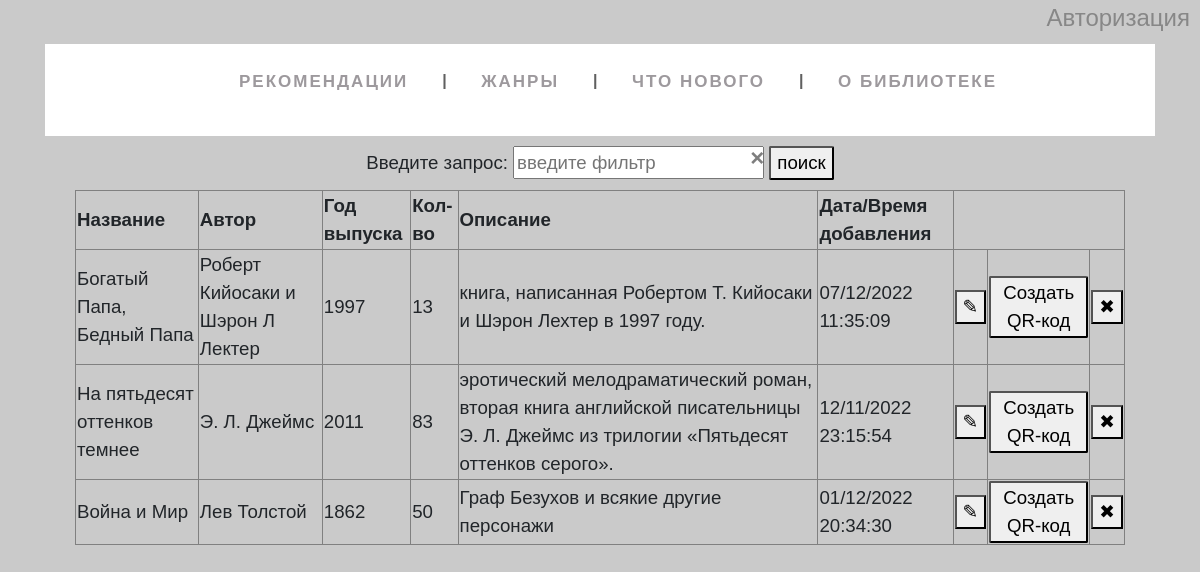
The page /booklist on the database as committed earlier.
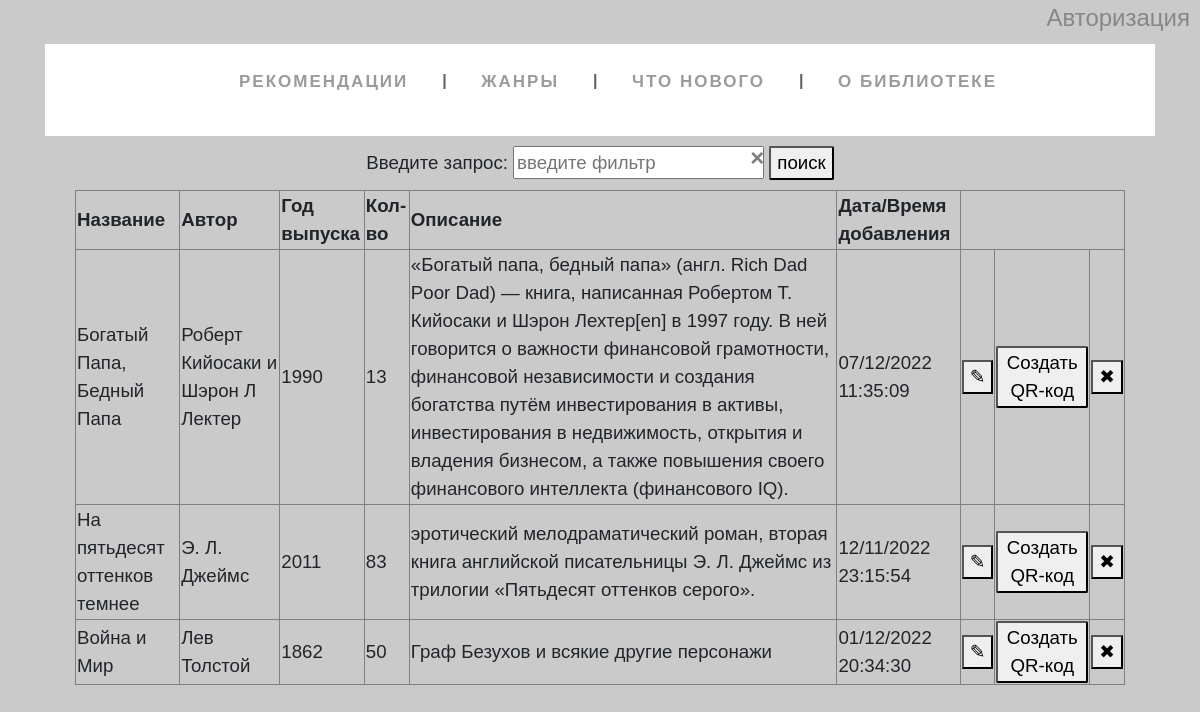
The same page on the database as committed later.
### tables this page shows
CREATE TABLE "books" (
	"id"	integer,
	"btitle"	TEXT NOT NULL,
	"author"	TEXT NOT NULL,
	"year"	INTEGER NOT NULL,
	"number"	INTEGER NOT NULL,
	"descript"	TEXT NOT NULL,
	"dt_string"	TEXT NOT NULL,
	"book_picture"	TEXT,
	"picture_name"	TEXT,
	PRIMARY KEY("id" AUTOINCREMENT)
);

### flsite.py (the view, shortened to what this page needs)
@app.route('/booklist', methods=["POST", "GET"])
def booklist():
    db = get_db()
    dbase = FDataBase(db)
    post_req = request.args.get('qr')
    print(post_req)
    if request.method == 'POST' and 'id' in request.form:
        print(request.form)
        del_id = request.form['id']
        dbase.delete_book_function(del_id)  # Функция удаления #
    elif request.method == 'GET' and post_req != None:
        print(request.form)
        link = dbase.QR_maker(post_req)
        print('Качнём:', link)
        return render_template('booklist.html', menu=dbase.getMenu(),
            restrictions=dbase.booklist_function(), link=link, qr=int(post_req))
    print('Ничего')
    return render_template('booklist.html', menu=dbase.getMenu(), restrictions=dbase.booklist_function())

### FDataBase.py (called while the page is built)
    def getMenu(self):
        sql = '''SELECT * FROM mainmenu'''
        try:
            self.__cur.execute(sql)
            res = self.__cur.fetchall()
            if res:
                return res
        except:
            print('Ошибка чтения БД (menu)')
        return []

    def booklist_function(self):
        try:
            self.__cur.execute("""SELECT * FROM books""")
            results = self.__cur.fetchall()
            if results:
                return results
        except:
            print('Ошибка чтения БД (books)')
        return ['Пустота']

### flsite.py (called while the page is built)
def connect_db():
    conn = sqlite3.connect(app.config['DATABASE'])
    conn.row_factory = sqlite3.Row
    return conn

def get_db():
    if not hasattr(g, 'link_dv'):
        g.link_db = connect_db()
    return g.link_db

@app.teardown_appcontext
def closed_db(error):
    if hasattr(g, 'link_db'):
        g.link_db.close()

### templates/booklist.html (shortened to what this page needs)
{% extends 'base.html' %}
{% block content %}
{{ super() }}
<form action="/booklist" method="post">
    <div class="search">
        Введите запрос:
        <x-field>
            <input name="search_btn" placeholder="введите фильтр" type="text" id = "search">
            <span class="close" onclick="this.previousElementSibling.value = ''">
            &times;
            </span>
        </x-field>
        <button class='btn-search' type="submit">поиск</button>
    </div>
</form>
<table border="1px">
    <tr class="header">
        <td>Название</td>
        <td>Автор</td>
        <td>Год выпуска</td>
        <td>Кол-во</td>
        <td>Описание</td>
        <td>Дата/Время добавления</td>
    </tr>
{% for row in restrictions %}
    <tr>
        <td>{{row["btitle"]}}</td>
        <td>{{row["author"]}}</td>
        <td>{{row["year"]}}</td>
        <td>{{row["number"]}}</td>
        <td>{{row["descript"]}}</td>
        <td>{{row["dt_string"]}}</td>
        <td>
            <form action="/book_card" method="GET">
                <button class="btn-edit" name="edit" value='{{row["id"]}}'>✎</button>
            </form>
        </td>
        <td>
            {% if row["id"] == qr %}
            <a href="{{link}}" download="">
                <button class='QR'name="qr" value='{{row["id"]}}'>Скачать QR-код</button>
            </a>
            {% else %}
            <a href="/booklist?qr={{row['id']}}">
                <button class='QR' name="qr" value='{{row["id"]}}'>Создать QR-код</button>
            </a>
            {% endif %}
        </td>
        <td>
            <div class="popup" onclick="myFunction('{{row[0]}}')"><button>✖</button>
            </div>
        </td>
    </tr>
{% endfor %}
</table>
{% endblock %}

Rows that differ between the two databases and show on the page:
changed books "Богатый Папа, Бедный Папа": year "1997" → "1990"; descript "книга, написанная Робертом Т. Кийосаки и Шэрон Лехтер в 1997 году." → "«Богатый папа, бедный папа» (англ. Rich Dad Poor Dad) — книга, написанная Робертом Т. Кийосаки и Шэрон Лехтер[en] в 1997 году. В ней говорится о важности финансовой грамотности, финансовой независимости и создания богатства путём инвестирования в активы, инвестирования в недвижимость, открытия и владения бизнесом, а также повышения своего финансового интеллекта (финансового IQ)."
